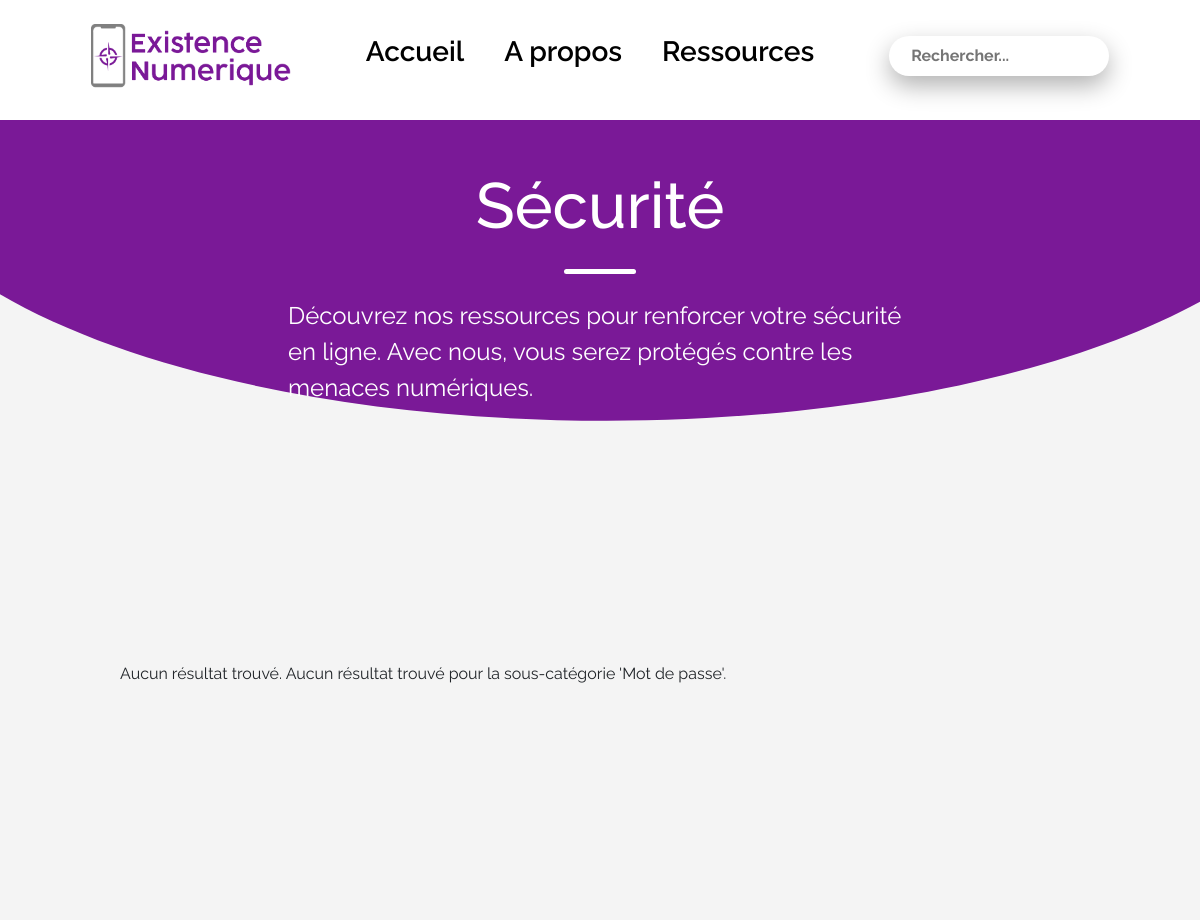
The app's page /categorie-securite.php (upper part), older data.
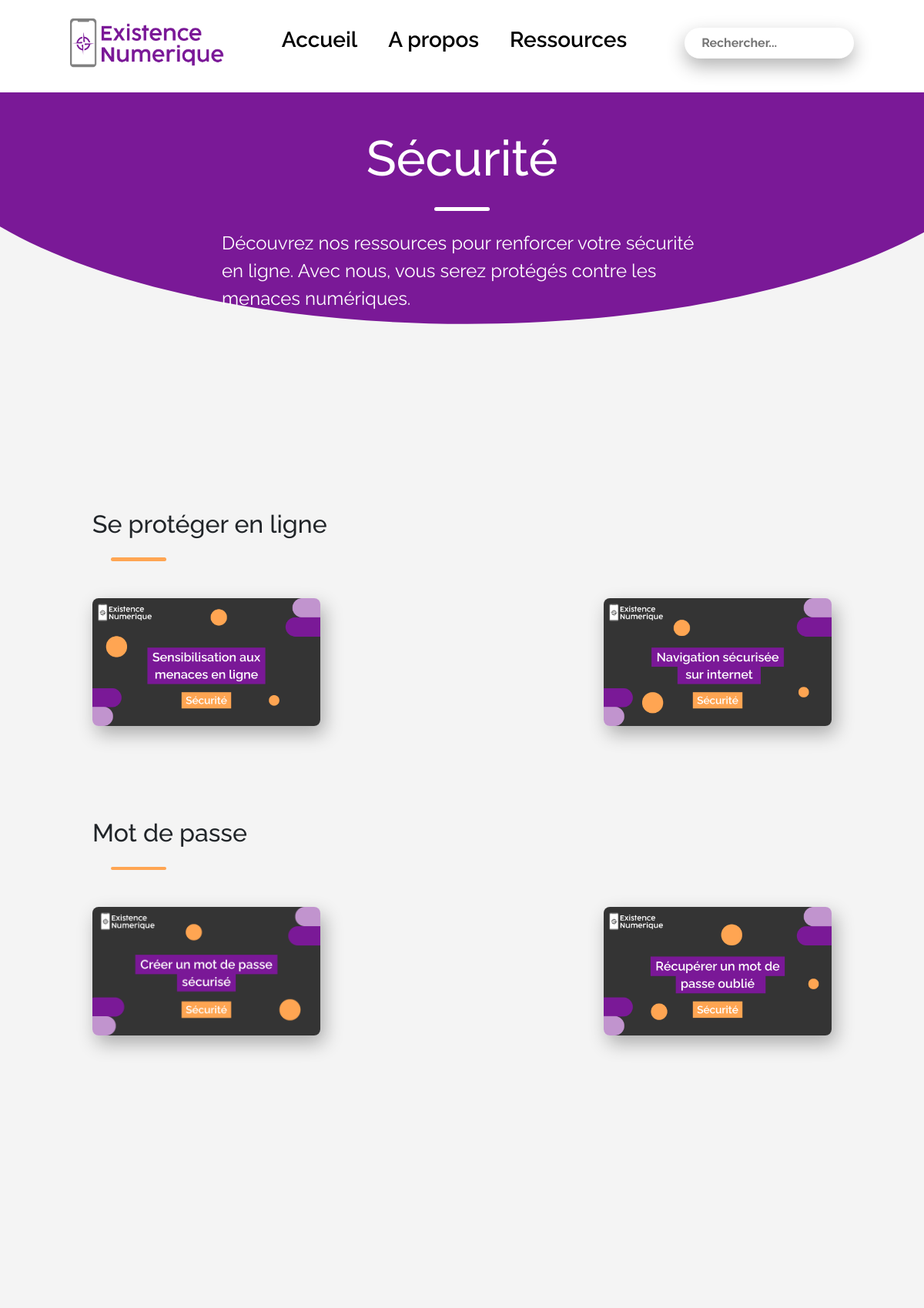
The same page, newer data.
### tables this page shows
CREATE TABLE `ressource` (
  `Id_ressource` int(11) NOT NULL,
  `Titre` varchar(100) NOT NULL,
  `Categorie` varchar(50) NOT NULL,
  `Sous_Categorie` varchar(255) NOT NULL,
  `Mot_cle` varchar(1500) NOT NULL,
  `Image` varchar(100) NOT NULL
);

### categorie-securite.php (the view, shortened to what this page needs)
<!DOCTYPE html>
<html lang="en">
<head>
    <link href="./assets/css/bootstrap.min.css" rel="stylesheet">
    <link rel="stylesheet" href="./assets/css/general.css">
    <link rel="stylesheet" href="./assets/css/categorie.css">
</head>
<body>
    <header class="desktop d-flex justify-content-evenly align-items-center bg-white fixed-top">
        <div class="logo d-flex justify-content-center align-items-center">
            <a href="index.php"><img class="img-fluid" src="./assets/images/logo/Logo_principal.png" alt="Logo principal du site existence numérique"></a>
        </div>
        <nav class="navbar navbar-expand-lg">
            <ul class="d-flex justify-content-center align-items-center">
                <li><a class="fs-3 menu__link fw-semibold" href="index.php">Accueil</a></li>
                <li><a class="fs-3 menu__link fw-semibold" href="about.html">A propos</a></li>
                <li><a class="fs-3 menu__link fw-semibold" href="ressource.html">Ressources</a></li>
            </ul>
        </nav>
        <form class="search" action="cible2.php" method="post">
            <input id="search-input" name="mot" type="text" placeholder="Rechercher..." autocomplete="off">
        </form>
    </header>
    <section class="intro">
        <div class="arc-cercle">
            <svg data-name="Layer 1" xmlns="http://www.w3.org/2000/svg" viewBox="0 0 1200 120" preserveAspectRatio="none">
                <path d="M0,0V7.23C0,65.52,268.63,112.77,600,112.77S1200,65.52,1200,7.23V0Z" class="shape-fill"></path>
            </svg>
        </div>
        <div class="intro-container d-flex flex-column align-items-center">
            <h1>Sécurité</h1>
            <div class="trait"></div>
            <p>Découvrez nos ressources pour renforcer votre sécurité en ligne. Avec nous, vous serez protégés contre les menaces numériques.</p>
        </div>
    </section>
    <section class="tutoriels">
        <?php
        include 'connect_bdd.php';
        $sql = "SELECT * FROM ressource WHERE Categorie = 'Sécurité' AND Sous_Categorie = 'Se protéger en ligne' AND Image != ''";
        $result = $db->query($sql);
        if ($result->rowCount() > 0) {
            echo "<div class='rdv'>";
            echo "<h2>Se protéger en ligne</h2>";
            echo "<div class='trait-orange'></div>";
            echo "<div class='videos'>";
            while($row = $result->fetch(PDO::FETCH_ASSOC)) {
                echo "<div class='tuto image_wrapper'>";
                echo "<a href='tuto.php'>";
                echo "<img src='" . $row["Image"] . "' alt='" . $row["Titre"] . "'>";
                echo "</a>";
                echo "</div>";
            }
            echo "</div>";
            echo "</div>";
        } else {
            echo "Aucun résultat trouvé.";
        }
        ?>
        <?php
        $sql_utilisation_systeme = "SELECT * FROM ressource WHERE Categorie = 'Sécurité' AND Sous_Categorie = 'Mot de passe' AND Image !=' '";
        $result_utilisation_systeme = $db->query($sql_utilisation_systeme);
        if ($result_utilisation_systeme->rowCount() > 0) {
            echo "<div class='rdv'>";
            echo "<h2>Mot de passe</h2>";
            echo "<div class='trait-orange'></div>";
            echo "<div class='videos'>";
            while ($row_utilisation_systeme = $result_utilisation_systeme->fetch(PDO::FETCH_ASSOC)) {
                echo "<div class='tuto image_wrapper'>";
                echo "<a href='tuto.php'>";
                echo "<img src='" . $row_utilisation_systeme["Image"] . "' alt='" . $row_utilisation_systeme["Titre"] . "'>";
                echo "</a>";
                echo "</div>";
            }
            echo "</div>";
            echo "</div>";
        } else {
            echo "Aucun résultat trouvé pour la sous-catégorie 'Mot de passe'.";
        }
        ?>
    </section>
    <div class="quiz">
    </div>
    </body>
    </html>

Row changes from the older to the newer data that the page shows:
now on this page (row edited): ressource: Image (picture), shown under "Se protéger en ligne"
now on this page (row edited): ressource: Image (picture), shown under "Se protéger en ligne"
now on this page (row edited): ressource: Image (picture), shown under "Mot de passe"
now on this page (row edited): ressource: Image (picture), shown under "Mot de passe"
Text that changed along with them:
text no longer shown: "Aucun résultat trouvé. Aucun résultat trouvé pour la sous-catégorie 'Mot de passe'."
text now shown: "Se protéger en ligne Mot de passe"
